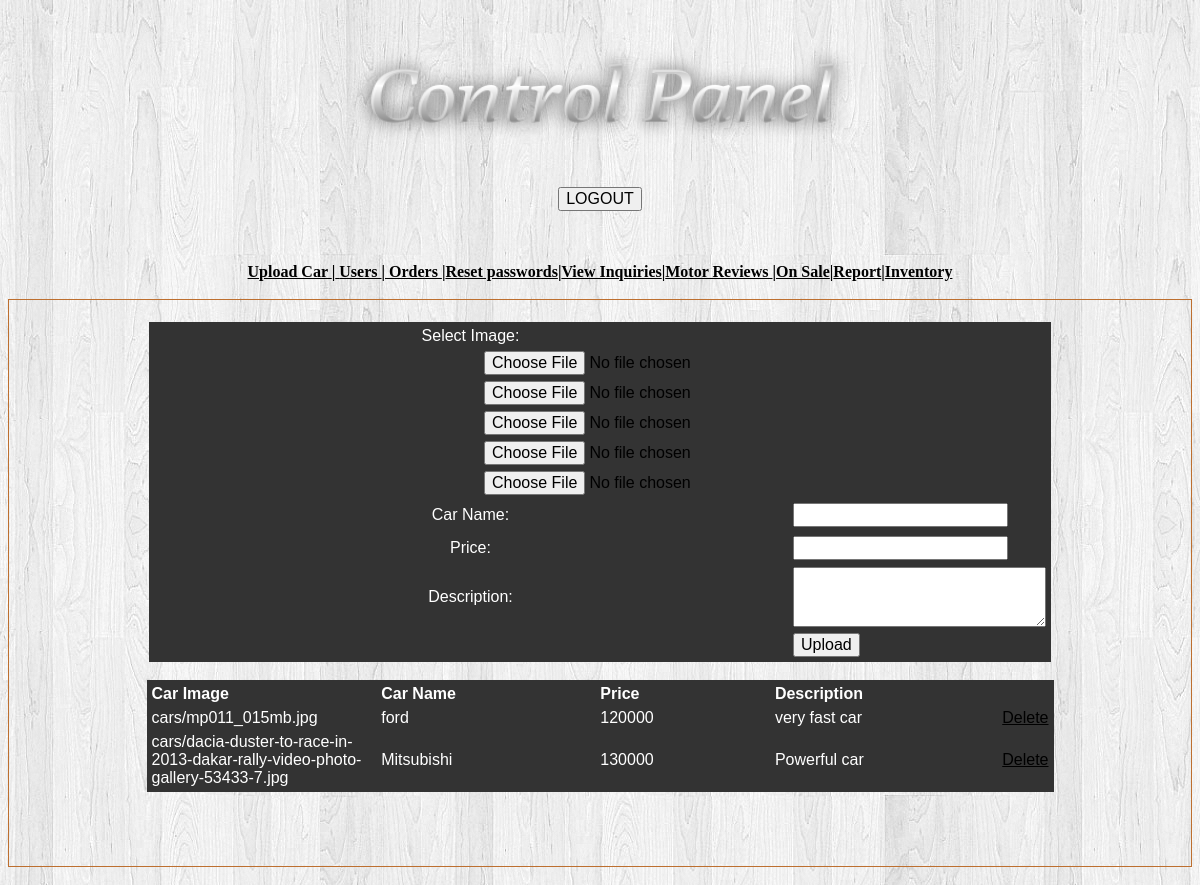
/upload.php, run on the app's committed database.
### tables this page shows
CREATE TABLE IF NOT EXISTS `sales` (
  `id` int(30) NOT NULL AUTO_INCREMENT,
  `location` text NOT NULL,
  `name` text NOT NULL,
  `price` text NOT NULL,
  `description` text NOT NULL,
  PRIMARY KEY (`id`)
);

### upload.php (the view, shortened to what this page needs)
<!DOCTYPE html PUBLIC "-//W3C//DTD XHTML 1.0 Transitional//EN" "http://www.w3.org/TR/xhtml1/DTD/xhtml1-transitional.dtd">
<html xmlns="http://www.w3.org/1999/xhtml">
<?php
$quey1="select * from sales";
$result=mysql_query($quey1) or die(mysql_error());
?>
<head>
<link href="css/style.css" rel="stylesheet" type="text/css" />
</head>
<body>
<div id="templatemo_container">
<div id="templatemo_top_panel">
  <div align="center">
    <table width="197" height="120" border="0" align="center">
    <tr>
      <td><img src="images/coollogo_com-250804822.png" alt="asf" width="528" height="145" /></td>
    </tr>
  </table></p>
  </div>
</div>
<div id="templatemo_content_panel_1">
	<div align="left" class="style8">
	  <div align="center"><a href="Adminlogin.html" class="heading2">
	    <input type="button" value="LOGOUT" class="style5" />
	    </a></div>
	</div>
	  <p align="center">&nbsp;</p>
  </div>
  <div id="templatemo_section_1_1">
    <div id="header">
      <div align="center" class="style5">
          <p align="center" class="style1 style6"><span class="style5"><a href="upload.php" class="style">Upload Car </a>|<span class="style6"><a href="users.php" class="style6"> Users  </a>|<a href="orders.php" class="style6"> Orders </a>|<a href="reset.php" class="style6">Reset passwords</a>|<a href="viewinquiries.php" class="style6">View Inquiries</a></span></span>|<a href="viewreviews.php" class="style6">Motor  Reviews </a>|<a href="onsale.php" class="style6">On Sale</a>|<a href="report.php" target="_blank" class="style6">Report</a>|<a href="level.php" target="_blank" class="style6">Inventory</a></p>
	     <div style="border:#bd6f2f solid 1px;padding:4px 6px 2px 6px">
	    <div id="container">
	      <form action="addexec.php" method="post" enctype="multipart/form-data" name="addroom" onsubmit="MM_validateForm('brnu','','R');MM_validateForm('caption','','R');return document.MM_returnValue">
            <div align="center"><br />
              <table width="902" border="1" bordercolor="#333333" bgcolor="#333333">
                <tr align="right">
                  <td width="211"><div align="center" class="style7">Select Image: </div></td>
				</tr>
				<tr align="right">
                  <td width="675"><input name="image" type="file" class="ed style6" /></td>
				<tr align="right">
				  <td width="675"><input name="image2" type="file" class="ed style6" /></td>
				</tr>
				<tr align="right">
				  <td width="675"><input name="image3" type="file" class="ed style6" /></td>
				</tr>
				<tr align="right">
				  <td width="675"><input name="image4" type="file" class="ed style6" /></td>
                </tr>
				<tr align="right">
				  <td width="675"><input name="image5" type="file" class="ed style6" /></td>
                </tr>
				<tr>
                  <td height="27"><div align="center" class="style7">Car Name:</div></td>
				  <td><input name="name" type="text"  maxlength="20" required="required" /></td>
                </tr>
				<tr>
                  <td height="27"><div align="center" class="style7">Price:</div></td>
                  <td><input name="price" type="text"  maxlength="20" required="required" /></td>
                </tr>
                <tr>
                  <td><div align="center" class="style7">Description: </div></td>
                  <td><span class="style6">
                    <textarea name="description" cols="25" rows="3"></textarea>
                  </span></td>
                </tr>
				<tr>
                  <td><div align="right"><span class="7"></span></div></td>
                  <td><input name="Submit" type="submit" class="style5" id="button1" value="Upload" /></td>
				</tr>
              </table>
              <table width="907" height="70" border="1" align="center" bordercolor="#333333" bgcolor="#333333" class="style7" >
  <caption>&nbsp;
  </caption>
  <tr>
    <th width="279" bgcolor="#333333"><div align="left" class="style8 style7">Car  Image </div></th>
    <th width="349" bgcolor="#333333"><div align="left" class="style8 style7">Car Name </div></th>
	<th width="279" bgcolor="#333333"><div align="left" class="style8 style7">Price</div></th>
    <th width="349" bgcolor="#333333"><div align="left" class="style8 style7">Description</div></th>
	</tr>
  <?php
while($row=mysql_fetch_array($result)){
echo "<tr><td>";
echo $row['location'];
echo "</td><td>";
echo $row['name'];
echo "</td><td>";
echo $row['price'];
echo "</td><td>";
echo $row['description'];
echo "</td>";
echo '<td><a href="delete.php? name='.$row['name'].'">Delete</a></td>';
echo "</tr></td>";
}
 echo "</table>";
?>
			  <br />
                <br />
                <br />
            </div>
	      </form>
	  </div>
      </div>
	  </div>
    <div class="cleaner_with_height">&nbsp;</div>
</div>
</div>
</body>
</html>

### css/style.css (style rules this page uses)
body { background:url(../images/white-vintage-background.jpg) no-repeat 50% 0 #000; font-family:Arial, Helvetica, sans-serif; font-size:100%; line-height:1.125em; color:#464646; }
html { min-width:980px; }
html, body { height:100%; }
input, select, textarea { font-family:Arial, Helvetica, sans-serif; font-size:1em; vertical-align:middle; font-weight:normal; }
p { margin-bottom:18px; }
a { color:#000000; outline:none; }

### upload.php (style rules this page uses)
.style5 { font-size: 16px }
.style6 { color: #000000 }
.style7 { color: #FFFFFF }

### data on the page
sales: location "cars/mp011_015mb.jpg", name "ford", price "120000", description "very fast car"
sales: location "cars/dacia-duster-to-race-in-2013-dakar-rally-video-photo-gallery-53433-7.jpg", name "Mitsubishi", price "130000", description "Powerful car"
